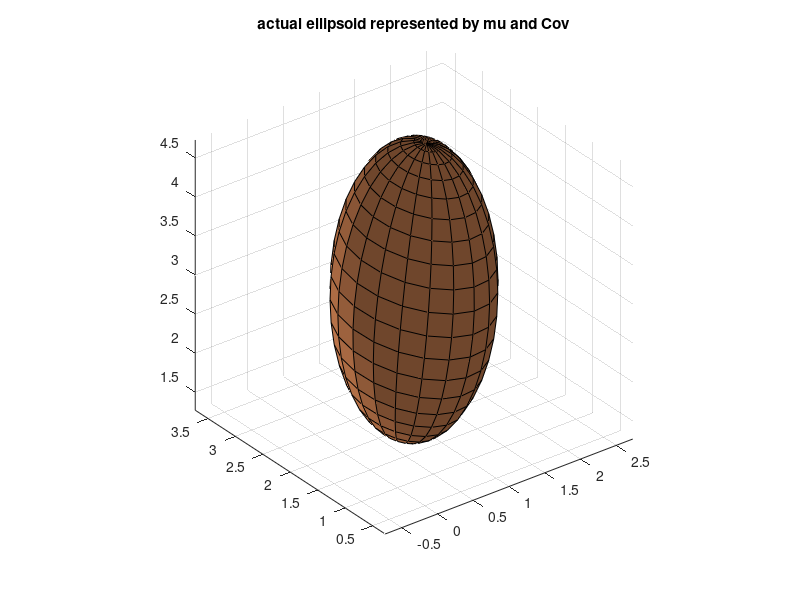

Write the MATLAB code that produced this figure. (Note: this script raises an error after producing the figure.)
% Plotando Elipsoid
Cov = [1 0.5 0.3
       0.5 2 0
       0.3 0 3];
mu = [1 2 3]';
[U,L] = eig(Cov);
% L: eigenvalue diagonal matrix
% U: eigen vector matrix, each column is an eigenvector

% For N standard deviations spread of data, the radii of the eliipsoid will
% be given by N*SQRT(eigenvalues).

N = 1; % choose your own N
radii = N*sqrt(diag(L));

% generate data for "unrotated" ellipsoid
[xc,yc,zc] = ellipsoid(0,0,0,radii(1),radii(2),radii(3));

% rotate data with orientation matrix U and center mu
a = kron(U(:,1),xc);
b = kron(U(:,2),yc);
c = kron(U(:,3),zc);

data = a+b+c; n = size(data,2);

x = data(1:n,:)+mu(1);
y = data(n+1:2*n,:)+mu(2);
z = data(2*n+1:end,:)+mu(3);

% now plot the rotated ellipse
% sc = surf(x,y,z); shading interp; colormap copper
h = surfl(x, y, z); colormap copper
title('actual ellipsoid represented by mu and Cov')
axis equal
alpha(0.7)